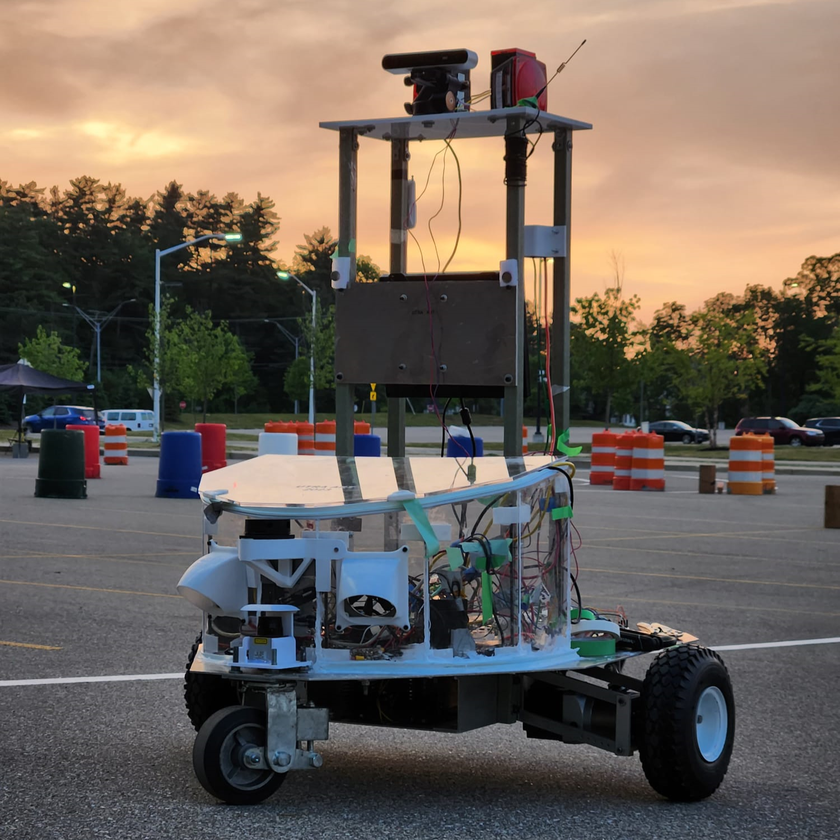
#> input picture portfolio/src/pics/art.png, 840 x 840 px, shrunk from 1500 x 1500 before the run; its folder holds 4 pictures in this run
$ python blur.py
#> lines starting #> are read from the running program, lines starting #| are printed output that depends on the picture
import cv2
import os

for filename in os.listdir('.'):
    if '.png' not in filename or 'blur' in filename: continue
    img = cv2.imread(filename)
#> img is the input picture: shape (840, 840, 3); mean B, G, R 91.9, 99.9, 110

    blur = cv2.blur(img, (10, 10))
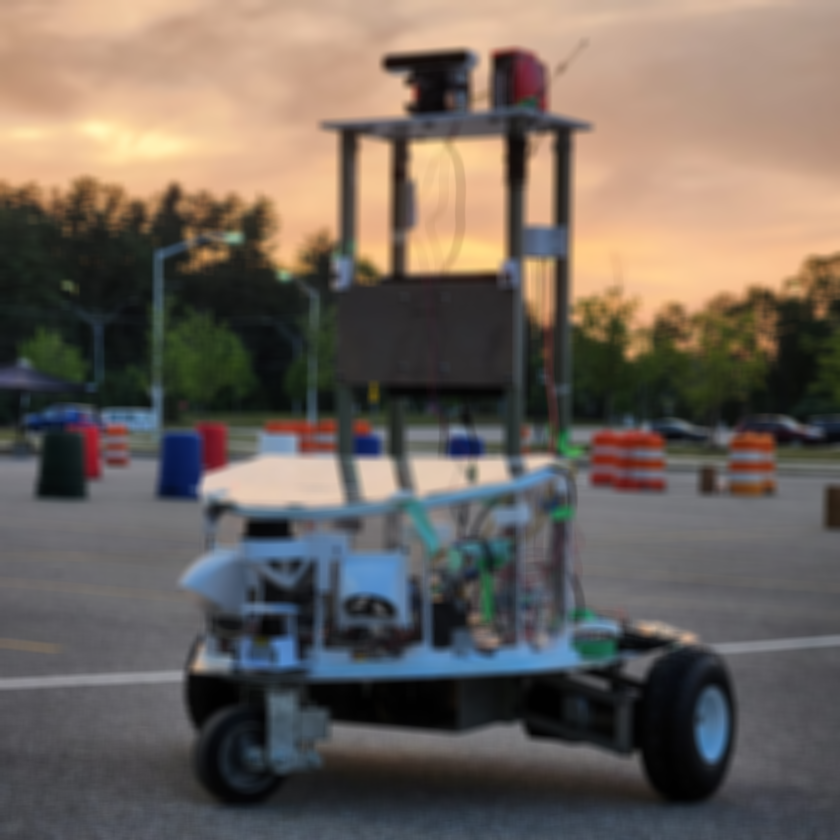
#> blur: shape (840, 840, 3); mean B, G, R 91.9, 100, 110.1

    cv2.imwrite(filename.split('.')[0] + '_blur.png', blur)
#> pass 2 of the loop `for filename in os.listdir('.'):`:
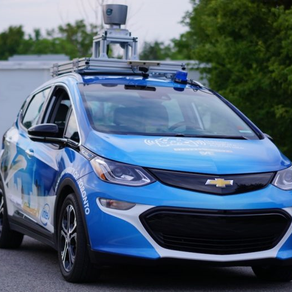
#> input picture portfolio/src/pics/autoronto.png, 292 x 292 px, shrunk from 521 x 521 before the run
#> img is the input picture: shape (292, 292, 3); mean B, G, R 116.9, 98.5, 79.4
#> `blur = cv2.blur(img, (10, 10))`:
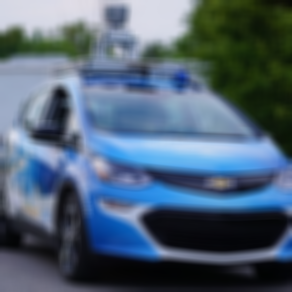
#> blur: shape (292, 292, 3); mean B, G, R 117.1, 98.7, 79.6
#> pass 3 of the loop `for filename in os.listdir('.'):`:
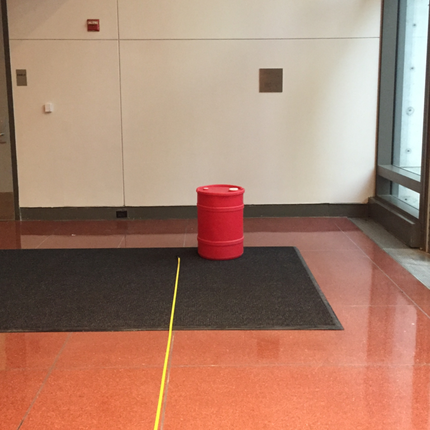
#> input picture portfolio/src/pics/barrel.png, 430 x 430 px, shrunk from 768 x 768 before the run
#> img is the input picture: shape (430, 430, 3); mean B, G, R 111.9, 130.7, 169.2
#> `blur = cv2.blur(img, (10, 10))`:
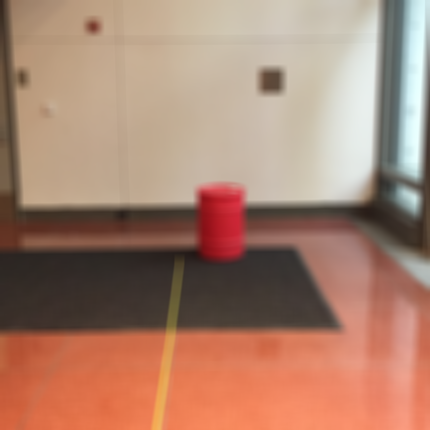
#> blur: shape (430, 430, 3); mean B, G, R 111.9, 130.7, 169.1
#> the loop made 5 passes; the first 3 are shown

    # cv2.imshow('test', blur, )
    # cv2.waitKey(0)
